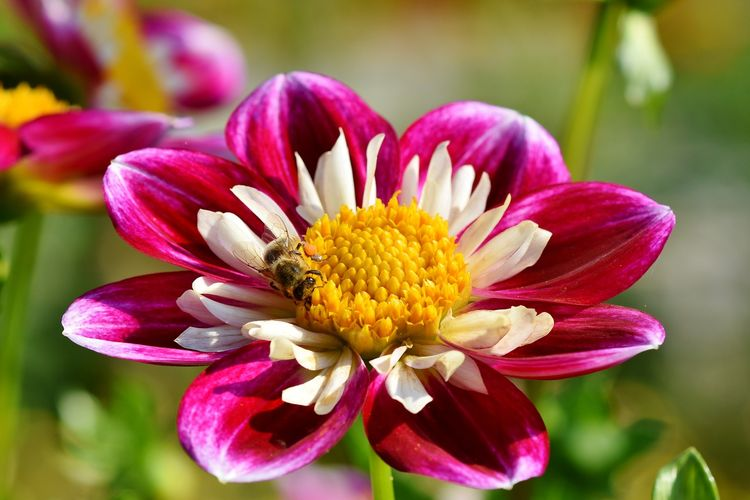
#> input picture datasets/bunga.jpg, 750 x 500 px
$ python '084 Tugas.py'   (older library calls are emulated)
#> lines starting #> are read from the running program, lines starting #| are printed output that depends on the picture
import cv2
import numpy as np
import matplotlib.pyplot as plt

img = cv2.imread("../datasets/bunga.jpg", 0)
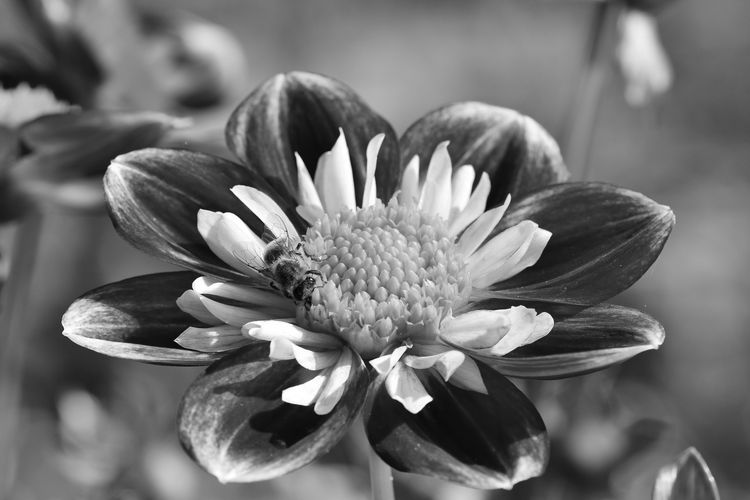
#> img: shape (500, 750); min 0, max 255, mean 111.5


def dstInv(dst):
    return 255 - dst


kernel_v_robert = np.array([-5, 5])
kernel_h_robert = np.transpose(kernel_v_robert)
dst_v_robert = cv2.filter2D(img, -1, kernel_v_robert)
dst_h_robert = cv2.filter2D(img, -1, kernel_h_robert)
dst_robert = cv2.add(dst_h_robert, dst_v_robert)

kernel_v_prewitt = np.array([[-5, 0, 5], [-5, 0, 5], [-5, 0, 5]])
kernel_h_prewitt = np.transpose(kernel_v_prewitt)
dst_v_prewitt = cv2.filter2D(img, -1, kernel_v_prewitt)
dst_h_prewitt = cv2.filter2D(img, -1, kernel_h_prewitt)
dst_prewitt = cv2.add(dst_h_prewitt, dst_v_prewitt)
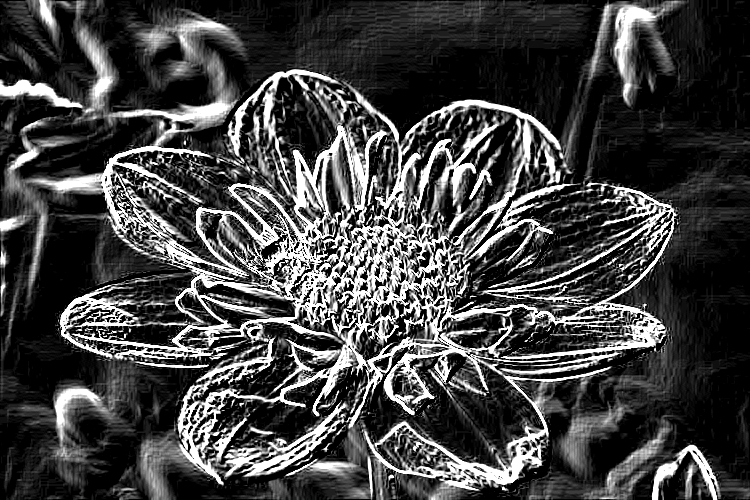
#> dst_prewitt: shape (500, 750); min 0, max 255, mean 66.8

# [5 lines of commented-out code are left out]
dst_sobel = cv2.Sobel(img, cv2.CV_64F, 1, 1, ksize=5)
dst_sobel = cv2.convertScaleAbs(dst_sobel)
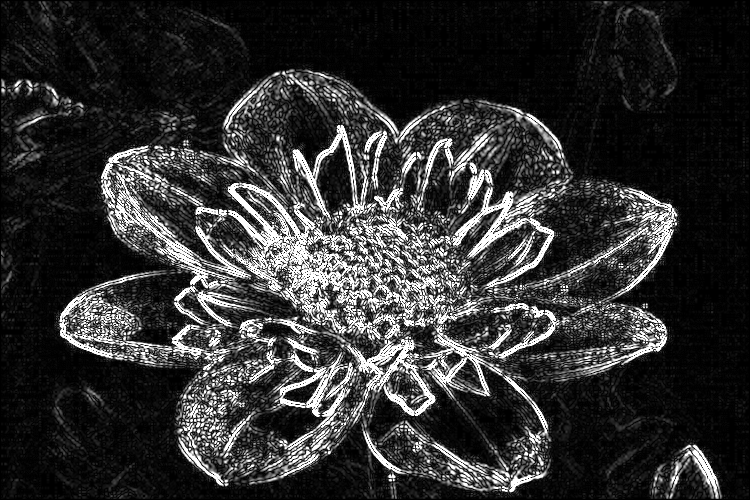
#> dst_sobel: shape (500, 750); min 0, max 255, mean 50

# kernel_laplacian = np.array([[1, -2, 1], [-2, 4, -2], [1, -2, 1]])
# dst_laplacian = cv2.filter2D(img, -1, kernel_laplacian)
dst_laplacian = cv2.Laplacian(img, cv2.CV_64F, ksize=5)
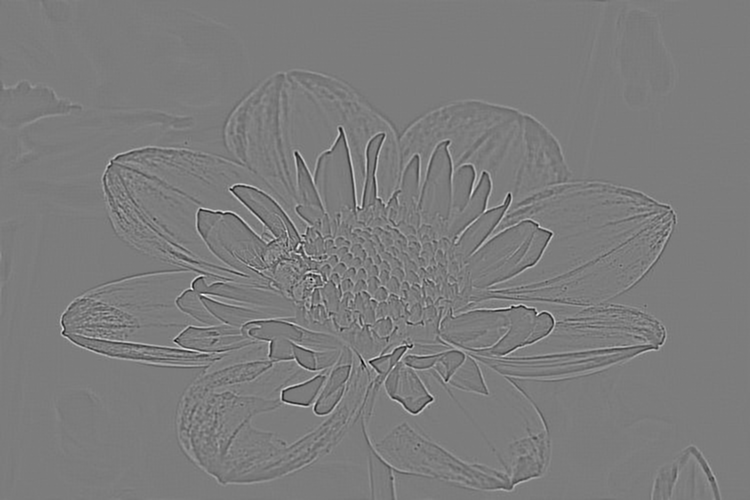
#> dst_laplacian: shape (500, 750) float64; min -6010, max 6290, mean 0; drawn with min black and max white
dst_laplacian = cv2.convertScaleAbs(dst_laplacian)
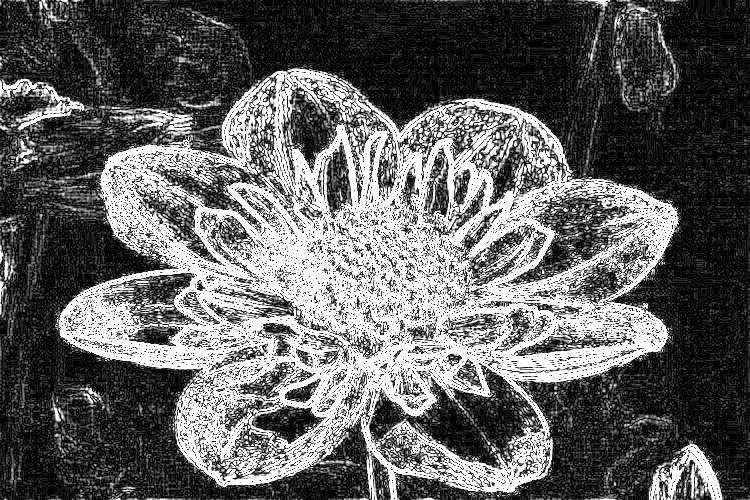
#> dst_laplacian: shape (500, 750); min 0, max 255, mean 99.2

plt.subplot(231)
plt.imshow(img, cmap='gray', vmin='0', vmax='255')
plt.title("Original")
plt.xticks([0]), plt.yticks([0])
plt.subplot(232)
plt.imshow(dstInv(dst_robert), cmap='gray', vmin='0', vmax='255')
plt.title("Inv Dst Robert")
plt.xticks([0]), plt.yticks([0])
plt.subplot(233)
plt.imshow(dstInv(dst_prewitt), cmap='gray', vmin='0', vmax='255')
plt.title("Inv Dst Prewitt")
plt.xticks([0]), plt.yticks([0])
plt.subplot(234)
plt.imshow(dstInv(dst_sobel), cmap='gray', vmin='0', vmax='255')
#> in dstInv (call 3), `return 255 - dst`:
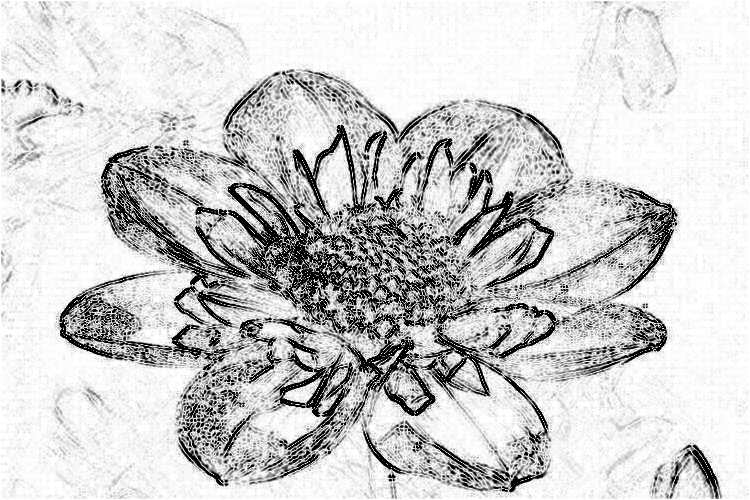
#> returned value: shape (500, 750); min 0, max 255, mean 205
plt.title("Inv Dst Sobel")
plt.xticks([0]), plt.yticks([0])
plt.subplot(235)
plt.imshow(dstInv(dst_laplacian), cmap='gray', vmin='0', vmax='255')
#> in dstInv (call 4), `return 255 - dst`:
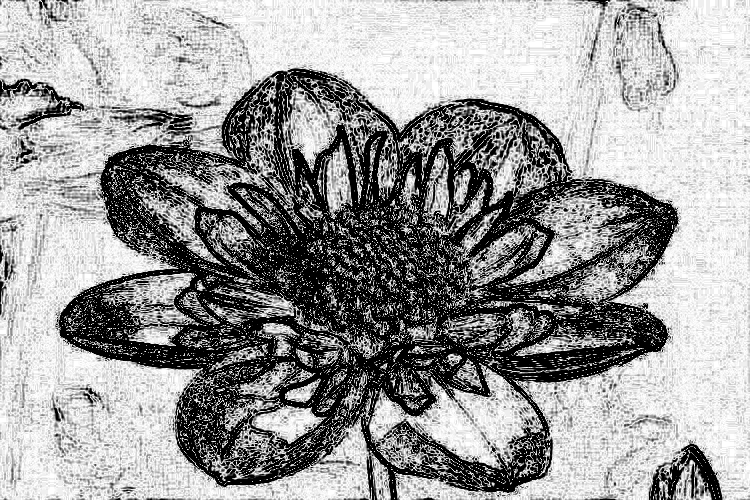
#> returned value: shape (500, 750); min 0, max 255, mean 155.8
plt.title("Inv Dst Laplacian")
plt.xticks([0]), plt.yticks([0])

plt.show()
cv2.waitKey(0)
cv2.destroyAllWindows()

$ run again, with datasets/batu.jpg copied over datasets/bunga.jpg
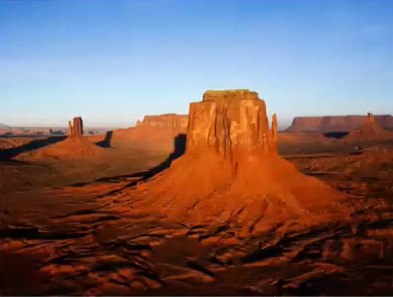
#> input picture datasets/batu.jpg, 393 x 297 px
#> `dst_laplacian = cv2.convertScaleAbs(dst_laplacian)`:
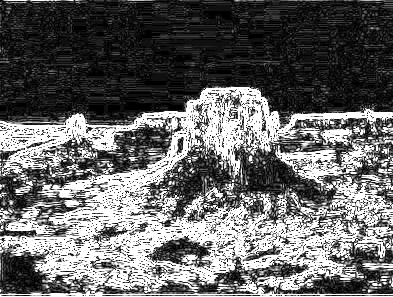
#> dst_laplacian: shape (297, 393); min 0, max 255, mean 103.4
#> in dstInv (call 4), `return 255 - dst`:
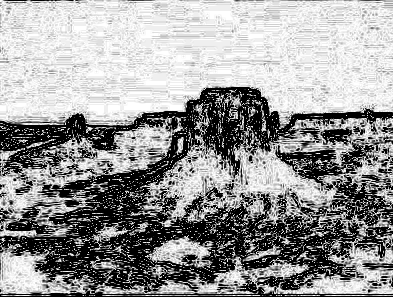
#> returned value: shape (297, 393); min 0, max 255, mean 151.6

$ run again, with datasets/gambar.jpg copied over datasets/bunga.jpg
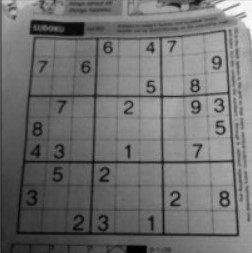
#> input picture datasets/gambar.jpg, 252 x 253 px
#> img is the input picture: shape (253, 252); min 0, max 253, mean 111.5
#> `dst_laplacian = cv2.convertScaleAbs(dst_laplacian)`:
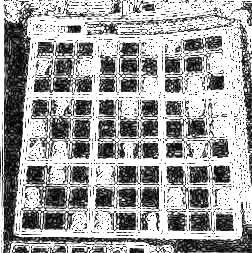
#> dst_laplacian: shape (253, 252); min 0, max 255, mean 159.7
#> in dstInv (call 4), `return 255 - dst`:
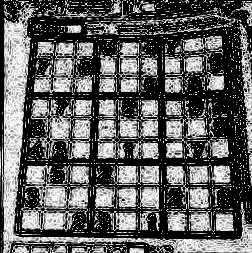
#> returned value: shape (253, 252); min 0, max 255, mean 95.3
